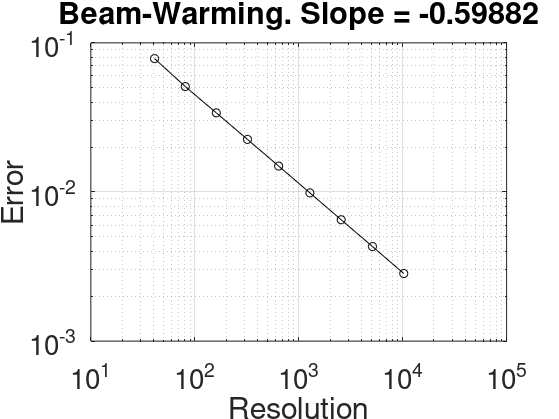

Source code (MATLAB):
% Solution03: Problem 5
% This script was written for EPFL MATH459, Numerical Methods for
% Conservation Laws. The scalar advection equation du/dx + du/dt = 0
% with riemann initial data: u = 1 if x<0,  0 if x>0.
% The problem is solved using the following schemes:
%       1. Upwind
%       2. Lax-Friedrichs
%       3. Lax-Wendroff
%       4. Beam-Warming
% The solution is visualized and the accuracy of the scheme tested.

clc
clear all
close all

% Scheme Options: UW --> Upwind
%                 LF --> Lax-Friedrichs
%                 LW --> Lax-Wendroff
%                 BW --> Beam-Warming
% Task Options  : Solve --> To simply run the scheme with h=0.0025 and k/h = 0.5
%                 Acc   --> Test accuracy of the scheme by generating Log-Log
%                           plots
Scheme 	= 'BW';
Task 	= 'Acc';

% Advection speed and final time
a  = 1;
Tf = 0.5;

% Initial condition
U0 =@(x,t) 1*(x-a*t < 0);

% Set the function H for the scheme
%   u^{n+1} = H(u^n)
% as well as the number of ghost cells Ng needed at each end of the mesh (for
% boundary conditions) and the scheme name for saving solutions.
% Here lam = a*k/h and U is the extended solution vector
if(strcmp(Scheme,'UW'))
    Ng    = 1;
    Hfunc =@(U,lam) (1 - lam)*U(2:end-1) + lam*U(1:end-2);
    name  = 'Upwind';
elseif(strcmp(Scheme,'LF'))
    Ng    = 1;
    Hfunc =@(U,lam) (1 - lam)/2*U(3:end) + (1 + lam)/2*U(1:end-2);
    name  = 'Lax-Friedrichs';
elseif(strcmp(Scheme,'LW'))
    Ng    = 1;
    Hfunc =@(U,lam) (1 - lam^2)*U(2:end-1) + (lam^2-lam)/2*U(3:end)...
                     + (lam^2+lam)/2*U(1:end-2);
    name  = 'Lax-Wendroff';
elseif(strcmp(Scheme,'BW'))
    Ng    = 2;
    Hfunc =@(U,lam) (1 - 3*lam/2 + lam^2/2)*U(3:end-2) ...
                    + (2*lam - lam^2)*U(2:end-3)...
                    + (-lam + lam^2)/2*U(1:end-4);
    name  = 'Beam-Warming';
else
    error('Unknown Scheme selected!!');
end


% Performing Tasks
% Run scheme
if strcmp(Task,'Solve')
    fprintf('Solving problem with %s scheme\n',name)
    
    % Discretization
    h  = 0.0025;
    k  = 0.5*h;
    x  = -1:h:1;
    t  = 0:k:Tf;
    N  = numel(x);
    Nt = numel(t);
    
    % Set initial condition
    U = U0(x,0);
    
    % Solve using the numerical scheme. We use open boundary conditions
    lam = a*k/h;
    plot_every = 10; % Plot after every 10 time instances
    
    for i = 2:Nt
        Uext   = [ones(1,Ng)*U(1),U,ones(1,Ng)*U(N)];
        U      = Hfunc(Uext,lam);
        
        if(mod(i,plot_every)==0 || i==Nt)
            Uexact = U0(x,t(i));
            figure(1)
            plot(x,U,'-r','LineWidth',2)
            hold all
            plot(x,Uexact,'-k','LineWidth',2)
            ylim([-0.5,1.5])
            grid on;
            legend('Numerical','Exact','Location','best')
            title([name,', time = ',num2str(t(i))]);
            hold off
            set(gca,'XTick',-0.5:0.5:1,'FontSize',20)
        end
        
    end
    
    % Save plot
    FIG = figure(1);
    fname = sprintf('%s_Profile.pdf',name);
    set(FIG,'Units','Inches');
    pos = get(FIG,'Position');
    set(FIG,'PaperPositionMode','Auto','PaperUnits','Inches','PaperSize',[pos(3), pos(4)])
    print(FIG,fname,'-dpdf','-r0')
    
% Accuracy test
elseif strcmp(Task,'Acc')
    fprintf('Finding accuracy of %s scheme\n',name)
    H = 0.05*2.^(0:-1:-8);
    E = zeros(numel(H),1);
    n = zeros(numel(H),1);
    % Find Error
    for i = 1:numel(H)
        
        % Discretization
        h  = H(i);
        fprintf('... Solving for h = %f\n',h)
        k  = 0.5*h;
        x  = -1:h:1;
        t  = 0:k:Tf;
        N  = numel(x);
        Nt = numel(t);
        
        % Set initial condition
        U = U0(x,0);
        
        % Exact solution at final time
        Uexact = U0(x,Tf);
        
        % Solve using the numerical scheme. We use open boundary conditions
        lam = a*k/h;
        
        for j = 2:Nt
            Uext   = [ones(1,Ng)*U(1),U,ones(1,Ng)*U(N)];
            U      = Hfunc(Uext,lam);
        end
        
        % Measure error in 1 norm
        E(i) = sum(abs(U-Uexact))*h;
        n(i) = N;
    end
    % Make loglog plot
    p = polyfit(log(n),log(E),1);
    FIG = figure(1);
    loglog(n,E,'-ok');grid on;
    xlabel('Resolution','FontSize',20);
    ylabel('Error','FontSize',20);
    title([name,'. Slope = ',num2str(p(1))],'FontSize',20);
    set(gca,'FontSize',20)
    set(FIG,'Units','Inches');
    pos = get(FIG,'Position');
    set(FIG,'PaperPositionMode','Auto','PaperUnits','Inches','PaperSize',[pos(3), pos(4)])
    fname = sprintf('%s_Accuracy.pdf',name);
    print(FIG,fname,'-dpdf','-r0')
end




